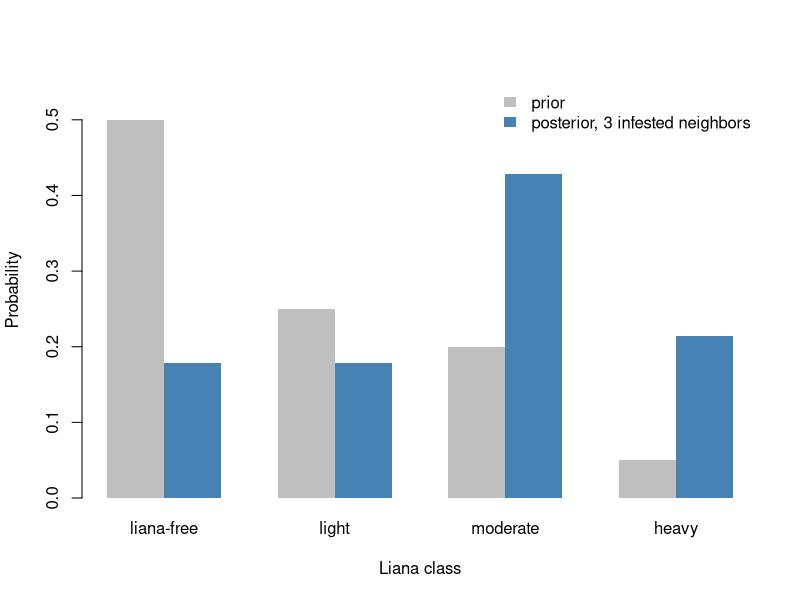
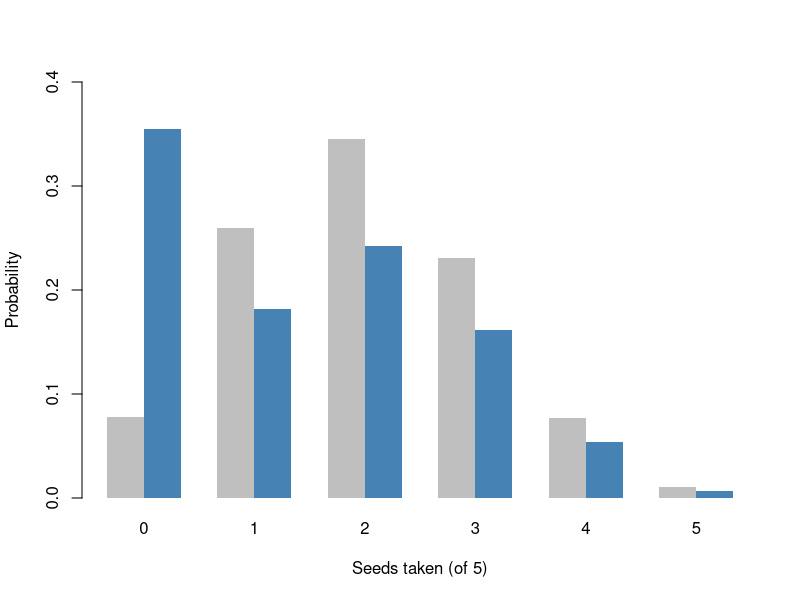

Recreate these plots in R, in order.
#  NRES 746, Week 3: Probability rules and Bayes' rule -------------------------
#  Code from Week3_ProbabilityAndBayes.html. Base R only.

# ADDING AND MULTIPLYING PROBABILITIES ==========================================

# 2. Sample spaces and events ---------------------------------------------------
#  four mutually exclusive seed fates; P(A or B) = P(A) + P(B); P(not A) = 1 - P(A)

fates <- c(rodent = 0.35, bird = 0.15, germinate = 0.10, soil = 0.40)
sum(fates)                              # rule 2
fates["rodent"] + fates["bird"]         # P(eaten), by rule 3
1 - fates["germinate"]                  # P(does not germinate)

# 3. Multiplying probabilities --------------------------------------------------
#  expected count = n p; independent events: P(A and B) = P(A) P(B)

200 * 0.35                              # expected rodent-eaten seeds of 200

p_find <- 0.6
outcomes <- c(both     = p_find * p_find,
              only_1   = p_find * (1 - p_find),
              only_2   = (1 - p_find) * p_find,
              neither  = (1 - p_find) * (1 - p_find))
outcomes
sum(outcomes)
1 - outcomes["neither"]                 # P(at least one observer finds it)
p_find + p_find - p_find^2              # general addition rule, same answer
#  [PAUSE] if hidden nests are hard for both observers, is P(both miss) more or less than 0.16?

# CONDITIONAL PROBABILITY AND BAYES' RULE =======================================

# 2. Joint, marginal, and conditional probability -------------------------------

trees <- matrix(c(39, 76, 101, 25), nrow = 2,
                dimnames = list(status = c("infested", "healthy"),
                                species = c("juniper", "pinyon")))
trees
p_trees <- trees / sum(trees)           # joint probabilities
round(p_trees, 3)

p_status  <- rowSums(trees) / sum(trees)
p_species <- colSums(trees) / sum(trees)
p_status
p_species

p_status["healthy"] * p_species["pinyon"]   # product of marginals
p_trees["healthy", "pinyon"]                # actual joint probability

#  P(A | B) = P(A and B) / P(B)
p_trees["healthy", "pinyon"] / p_species["pinyon"]    # = 25 / 126
p_trees["healthy", "juniper"] / p_species["juniper"]  # = 76 / 115

#  law of total probability: P(A) = P(A | B) P(B) + P(A | not B) P(not B)
(25 / 126) * p_species["pinyon"] + (76 / 115) * p_species["juniper"]
#  [PAUSE] widget: make the top of B level. what happens to P(A | B), compared with P(A)?

# 3. Bayes' rule ----------------------------------------------------------------
#  P(A | B) = P(B | A) P(A) / P(B)

p_healthy_given_pinyon <- 25 / 126
p_healthy_given_pinyon * p_species["pinyon"] / p_status["healthy"]
25 / 101                                    # straight from the table

#  medical test (Bolker 4.3.1): P(+) = P(+ | I) P(I) + P(+ | U) P(U)
p_inf <- 1e-6
p_pos_inf <- 1
p_pos_unf <- 0.01

p_pos <- p_pos_inf * p_inf + p_pos_unf * (1 - p_inf)
p_pos
p_inf_pos <- p_pos_inf * p_inf / p_pos
p_inf_pos
#  [PAUSE] widget: sensitivity or false positive rate, which matters more for P(present | +)? what if no false positives?

# 4. More than two hypotheses ---------------------------------------------------
#  P(H_i | D) = P(D | H_i) P(H_i) / sum_j P(D | H_j) P(H_j); liana classes (Bolker 4.3.2)

prior <- c(0.50, 0.25, 0.20, 0.05)
lik <- c(0.05, 0.10, 0.30, 0.60)       # P(3 infested neighbors | class)
post <- lik * prior / sum(lik * prior)
round(rbind(prior, likelihood = lik, posterior = post), 3)
sum(lik)                               # likelihoods need not add to 1
#  [PAUSE] with equal priors of 0.25, what is the posterior for heavy infestation?

barplot(rbind(prior, post), beside = TRUE, col = c("grey75", "steelblue"),
        border = NA, names.arg = c("liana-free", "light", "moderate", "heavy"),
        xlab = "Liana class", ylab = "Probability", ylim = c(0, 0.55))
legend("topright", c("prior", "posterior, 3 infested neighbors"),
       fill = c("grey75", "steelblue"), border = NA, bty = "n")

#  [PAUSE] sun detector lies with probability 1/36: what prior makes P(nova | "yes") > 0.5?
#  [PAUSE] 80% of failed nests had a predator on camera: P(failed | predator) = 0.8?
#  [PAUSE] two eDNA positives on the same day: how independent are they?

# Bonus: the Monty Hall problem -------------------------------------------------

prior_door <- rep(1/3, 3)
lik_door <- c(1/2, 0, 1)       # P(host opens door 2 | car behind door i)
lik_door * prior_door / sum(lik_door * prior_door)

# one game; returns TRUE if the final choice has the car
play_monty <- function(switch_door) {
  doors <- 1:3
  car <- sample(doors, 1)
  pick <- sample(doors, 1)
  goats <- setdiff(doors, c(pick, car))          # doors the host may open
  opened <- goats[sample(length(goats), 1)]
  if (switch_door) pick <- setdiff(doors, c(pick, opened))
  pick == car
}

set.seed(31)
mean(replicate(10000, play_monty(switch_door = FALSE)))
mean(replicate(10000, play_monty(switch_door = TRUE)))

# Bonus: many zeros from two processes ------------------------------------------
#  P(0) = (1 - v) + v (1 - p)^N; P(x > 0) = v choose(N, x) p^x (1 - p)^(N - x)

v <- 0.7
p_take <- 0.4
n_seeds <- 5
x_taken <- 0:n_seeds
p_zi <- v * dbinom(x_taken, n_seeds, p_take)
p_zi[1] <- p_zi[1] + (1 - v)
round(p_zi, 3)
sum(p_zi)

barplot(rbind(dbinom(x_taken, n_seeds, p_take), p_zi), beside = TRUE,
        names.arg = x_taken, col = c("grey75", "steelblue"), border = NA,
        xlab = "Seeds taken (of 5)", ylab = "Probability", ylim = c(0, 0.4))
